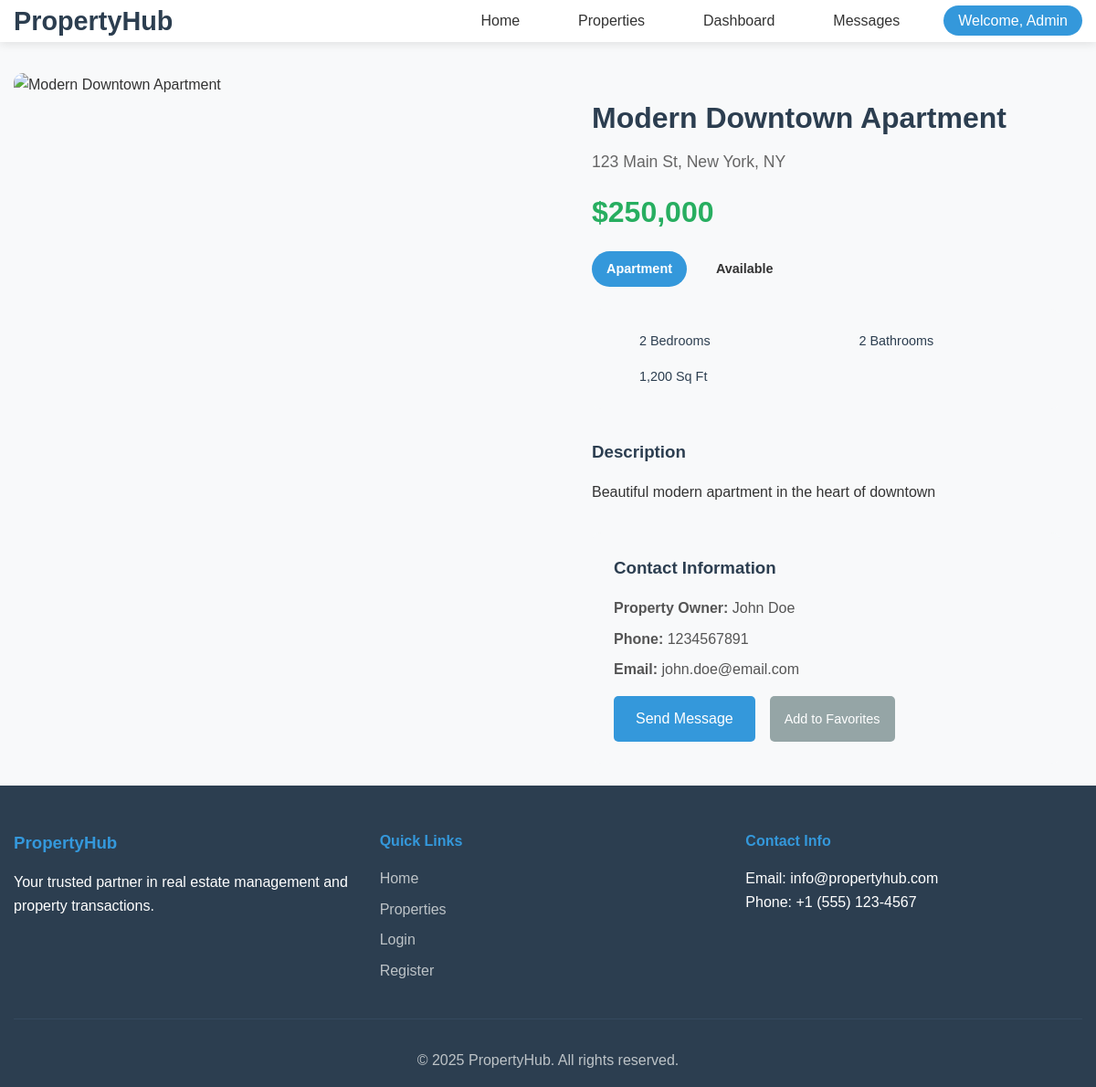
Screenshot of /propertyhub/views/properties/view.php?id=1 (signed in) with the database file from the repository.
### tables this page shows
CREATE TABLE `properties` (
  `id` int(11) NOT NULL,
  `title` varchar(255) NOT NULL,
  `description` text DEFAULT NULL,
  `type` enum('apartment','house','condo','commercial','land') NOT NULL,
  `price` decimal(12,2) NOT NULL,
  `address` text NOT NULL,
  `city` varchar(100) NOT NULL,
  `state` varchar(100) NOT NULL,
  `zip_code` varchar(20) NOT NULL,
  `bedrooms` int(11) DEFAULT NULL,
  `bathrooms` int(11) DEFAULT NULL,
  `area_sqft` int(11) DEFAULT NULL,
  `status` enum('available','rented','sold','maintenance') DEFAULT 'available',
  `owner_id` int(11) DEFAULT NULL,
  `manager_id` int(11) DEFAULT NULL,
  `featured` tinyint(1) DEFAULT 0,
  `created_at` timestamp NOT NULL DEFAULT current_timestamp(),
  `updated_at` timestamp NOT NULL DEFAULT current_timestamp() ON UPDATE current_timestamp()
);

CREATE TABLE `users` (
  `id` int(11) NOT NULL,
  `username` varchar(50) NOT NULL,
  `email` varchar(100) NOT NULL,
  `password` varchar(255) NOT NULL,
  `first_name` varchar(50) NOT NULL,
  `last_name` varchar(50) NOT NULL,
  `phone` varchar(20) DEFAULT NULL,
  `user_type` enum('admin','property_manager','landlord','tenant','buyer','seller') NOT NULL,
  `profile_image` varchar(255) DEFAULT NULL,
  `created_at` timestamp NOT NULL DEFAULT current_timestamp(),
  `updated_at` timestamp NOT NULL DEFAULT current_timestamp() ON UPDATE current_timestamp()
);

### propertyhub/config.php (called while the page is built, shortened)
<?php
require_once ROOT_DIR . '/propertyhub/core/Database.php';
function asset_url($path) {
    return BASE_URL . 'assets/' . ltrim($path, '/');
}
function view_url($path) {
    return BASE_URL . 'views/' . ltrim($path, '/');
}
function is_logged_in() {
    return isset($_SESSION['user_id']);
}
?>

### propertyhub/core/database.php (called while the page is built, shortened)
<?php
class Database {
    private $pdo;
    private static $instance = null;
    private function __construct() {
        try {
            $dsn = "mysql:host=" . DB_HOST . ";dbname=" . DB_NAME . ";charset=" . DB_CHARSET;
            $this->pdo = new PDO($dsn, DB_USER, DB_PASS);
            $this->pdo->setAttribute(PDO::ATTR_ERRMODE, PDO::ERRMODE_EXCEPTION);
            $this->pdo->setAttribute(PDO::ATTR_DEFAULT_FETCH_MODE, PDO::FETCH_ASSOC);
            $this->pdo->setAttribute(PDO::ATTR_EMULATE_PREPARES, false);
        } catch(PDOException $e) {
            throw new Exception("Database connection failed: " . $e->getMessage());
        }
    }
    public static function getInstance() {
        if (self::$instance === null) {
            self::$instance = new self();
        }
        return self::$instance;
    }
    public function query($sql, $params = []) {
        try {
            $stmt = $this->pdo->prepare($sql);
            $stmt->execute($params);
            return $stmt;
        } catch(PDOException $e) {
            error_log("Database error: " . $e->getMessage());
            return false;
        }
    }
}
?>

### propertyhub/models/property.php (called while the page is built, shortened)
<?php
class Property {
    private $db;
    public function __construct() {
        $this->db = Database::getInstance();
    }
    public function getById($id) {
        $sql = "SELECT p.*, u.first_name as owner_first_name, u.last_name as owner_last_name,
                u.phone as owner_phone, u.email as owner_email
                FROM properties p
                LEFT JOIN users u ON p.owner_id = u.id
                WHERE p.id = ?";
        $stmt = $this->db->query($sql, [$id]);
        return $stmt ? $stmt->fetch() : false;
    }
    public function getPropertyOwner($propertyId) {
        $sql = "SELECT u.* FROM users u
                INNER JOIN properties p ON u.id = p.owner_id
                WHERE p.id = ?";
        $stmt = $this->db->query($sql, [$propertyId]);
        return $stmt ? $stmt->fetch() : false;
    }
}
?>

### propertyhub/views/properties/view.php (the view, shortened to what this page needs)
<?php
require_once '../../config.php';
require_once '../../models/Property.php';
$propertyModel = new Property();
$property = $propertyModel->getById($_GET['id']);
$propertyImages = $propertyModel->getImages($property['id']);
$primaryImage = !empty($propertyImages) ? $propertyImages[0]['image_url'] : asset_url('images/default-property.jpg');
$owner = $propertyModel->getPropertyOwner($property['id']);
include '../includes/header.php';
?>
<div class="container">
    <div class="property-detail">
        <div class="property-gallery">
            <div class="main-image">
                <img src="<?php echo $primaryImage; ?>" alt="<?php echo htmlspecialchars($property['title']); ?>" id="mainImage">
            </div>
        </div>
        <div class="property-info">
            <h1><?php echo htmlspecialchars($property['title']); ?></h1>
            <p class="property-address">
                <?php echo htmlspecialchars($property['address'] . ', ' . $property['city'] . ', ' . $property['state']); ?>
            </p>
            <div class="property-price">$<?php echo number_format($property['price']); ?></div>
            <div class="property-badges">
                <span class="property-type"><?php echo ucfirst($property['type']); ?></span>
                <span class="property-status status-<?php echo $property['status']; ?>">
                    <?php echo ucfirst($property['status']); ?>
                </span>
            </div>
            <div class="property-features">
                <div class="feature">
                    <span><?php echo $property['bedrooms']; ?> Bedrooms</span>
                </div>
                <div class="feature">
                    <span><?php echo $property['bathrooms']; ?> Bathrooms</span>
                </div>
                <div class="feature">
                    <span><?php echo number_format($property['area_sqft']); ?> Sq Ft</span>
                </div>
            </div>
            <div class="property-description">
                <h3>Description</h3>
                <p><?php echo nl2br(htmlspecialchars($property['description'])); ?></p>
            </div>
            <div class="contact-section">
                <h3>Contact Information</h3>
                <?php if ($owner): ?>
                <div class="contact-info">
                    <p><strong>Property Owner:</strong> <?php echo htmlspecialchars($owner['first_name'] . ' ' . $owner['last_name']); ?></p>
                    <p><strong>Phone:</strong> <?php echo htmlspecialchars($owner['phone']); ?></p>
                    <p><strong>Email:</strong> <?php echo htmlspecialchars($owner['email']); ?></p>
                </div>
                <?php endif; ?>
                <?php if (is_logged_in()): ?>
                <div class="contact-actions">
                    <a href="<?php echo view_url('messages/compose.php?to=' . $owner['id'] . '&property=' . $property['id']); ?>" class="btn-primary">
                        <i class="fas fa-envelope"></i> Send Message
                    </a>
                    <button class="btn-secondary favorite-btn" data-property-id="<?php echo $property['id']; ?>">
                        <i class="far fa-heart"></i> Add to Favorites
                    </button>
                </div>
                <?php else: ?>
                <div class="login-prompt">
                    <p><a href="<?php echo view_url('login.php'); ?>">Login</a> to contact the owner or save this property.</p>
                </div>
                <?php endif; ?>
            </div>
        </div>
    </div>
</div>
<?php include '../includes/footer.php'; ?>

### propertyhub/assets/css/style.css (style rules this page uses)
* { margin: 0; padding: 0; box-sizing: border-box; }
body { font-family: 'Arial', sans-serif; line-height: 1.6; color: #333; background-color: #f8f9fa; }
.container { max-width: 1200px; margin: 0 auto; padding: 0 20px; }
.btn-primary { background: #3498db; color: white; padding: 0.75rem 1.5rem; border: none; border-radius: 5px; text-decoration: none; font-size: 1rem; cursor: pointer; transition: background 0.3s; display: inline-block; }
.btn-secondary { background: #95a5a6; color: white; padding: 0.5rem 1rem; border: none; border-radius: 5px; text-decoration: none; font-size: 0.9rem; cursor: pointer; transition: background 0.3s; display: inline-block; }
.property-info { padding: 1.5rem; }
.property-info h3 { color: #2c3e50; margin-bottom: 0.5rem; }
.property-address { color: #666; margin-bottom: 1rem; }
.property-price { font-size: 1.5rem; font-weight: bold; color: #27ae60; margin-bottom: 1rem; }
.property-features { display: flex; gap: 1rem; margin-bottom: 1rem; }
.feature { display: flex; align-items: center; gap: 0.5rem; color: #666; font-size: 0.9rem; }

### propertyhub/assets/css/responsive.css (style rules this page uses)
@media (max-width: 1200px) { .container { padding: 0 15px; } }

### propertyhub/views/properties/view.php (style rules this page uses)
.property-detail { display: grid; grid-template-columns: 1fr 1fr; gap: 3rem; margin-top: 2rem; }
.property-gallery { display: flex; flex-direction: column; gap: 1rem; }
.main-image { width: 100%; height: 400px; border-radius: 10px; overflow: hidden; }
.main-image img { width: 100%; height: 100%; object-fit: cover; }
.property-info h1 { color: #2c3e50; margin-bottom: 0.5rem; }
.property-address { color: #666; margin-bottom: 1rem; font-size: 1.1rem; }
.property-price { font-size: 2rem; font-weight: bold; color: #27ae60; margin-bottom: 1rem; }
.property-badges { display: flex; gap: 1rem; margin-bottom: 1.5rem; }
.property-type, .property-status { padding: 0.5rem 1rem; border-radius: 20px; font-weight: bold; font-size: 0.9rem; }
.property-type { background: #3498db; color: white; }
.property-features { display: grid; grid-template-columns: repeat(auto-fit, minmax(150px, 1fr)); gap: 1rem; margin-bottom: 2rem; padding: 1.5rem; background: #f8f9fa; border-radius: 10px; }
.feature { display: flex; align-items: center; gap: 0.5rem; color: #2c3e50; font-weight: 500; }
.property-description { margin-bottom: 2rem; }
.property-description h3 { color: #2c3e50; margin-bottom: 1rem; }
.contact-section { background: #f8f9fa; padding: 1.5rem; border-radius: 10px; }
.contact-section h3 { color: #2c3e50; margin-bottom: 1rem; }
.contact-info p { margin: 0.5rem 0; color: #555; }
.contact-actions { display: flex; gap: 1rem; margin-top: 1rem; flex-wrap: wrap; }

### rows the page displays
properties: title "Modern Downtown Apartment", address+city+state "123 Main St, New York, NY", price "250,000", type "Apartment", status "Available", bedrooms "2", bathrooms "2", area_sqft "1,200", description "Beautiful modern apartment in the heart of downtown"
users: first_name+last_name "John Doe", phone "1234567891", email "john.doe@email.com"

### other values shown
$_SESSION['first_name'] "Admin"
